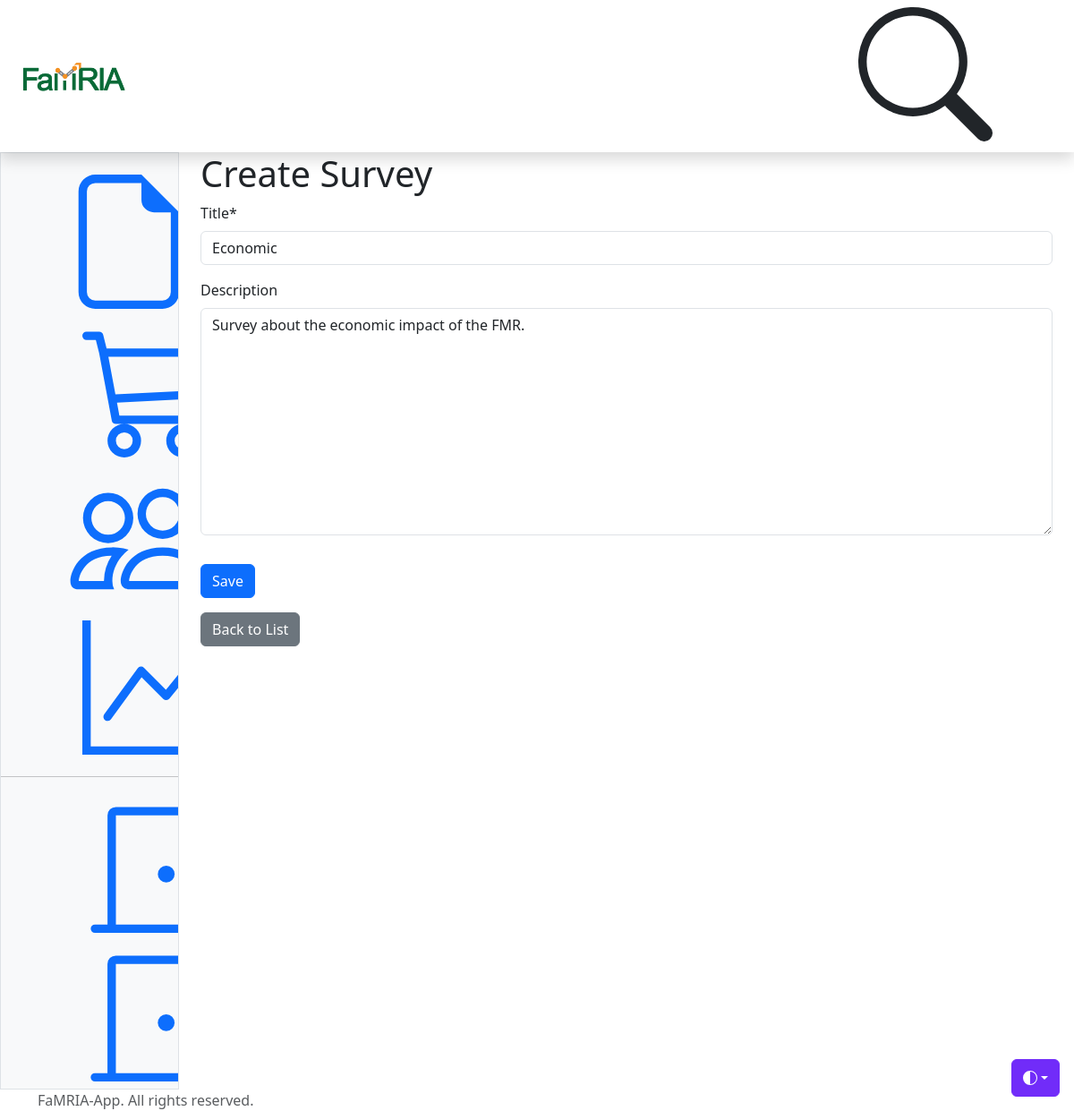
/surveys/update/4/ (signed in), run on the app's committed database.
### survey/models.py (models this page shows, shortened)
class Survey(models.Model):
    title = models.CharField(max_length=255)
    description = models.TextField(blank=True, null=True)
    created_by = models.ForeignKey(User, on_delete=models.CASCADE, default=1)
    created_at = models.DateTimeField(auto_now_add=True)
    updated_at = models.DateTimeField(auto_now=True)
    status = models.IntegerField(_("Status"), default=0) # 1=Accepting Responses, 0 = Otherwise

### survey/views.py (the view)
# urls.py: path('surveys/update/<int:survey_id>/', survey_update, name='survey-update'),  # Update a question
@login_required
def survey_update(request, survey_id):
    survey = get_object_or_404(Survey, id=survey_id)
    if request.method == 'POST':
        form = SurveyForm(request.POST, instance=survey)
        if form.is_valid():
            form.save()
            messages.success(request, 'Survey updated successfully!')
            return redirect('survey-list')
    else:
        form = SurveyForm(instance=survey)
    return render(request, 'surveys/survey_form.html', {'form': form})

### survey/forms.py
class SurveyForm(forms.ModelForm):
    class Meta:
        model = Survey
        fields = ['title', 'description']

### survey/templates/surveys/survey_form.html (shortened to what this page needs)
{% extends "dashboard.html" %}
{% load crispy_forms_tags %}
{% block main_content %}
<h1>{% if object %}Edit{% else %}Create{% endif %} Survey</h1>
<form method="post">
    {{ form|crispy }}
    <button type="submit" class="btn btn-primary mt-3">Save</button>
</form>
<a href="{% url 'survey-list' %}" class="btn btn-secondary mt-3">Back to List</a>
{% endblock main_content %}

### data on the page
Survey: title "Economic", description "Survey about the economic impact of the FMR."
